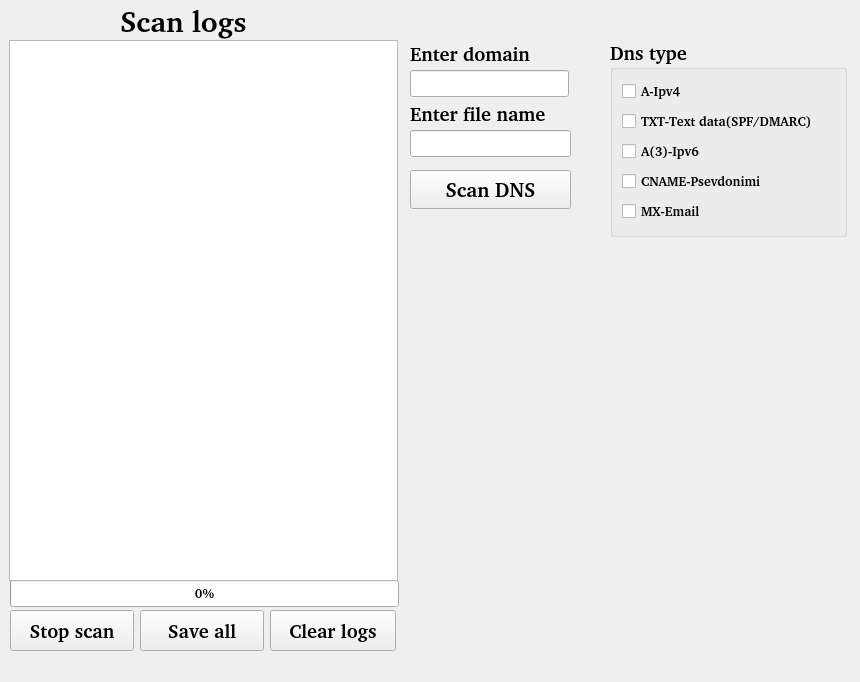
<?xml version="1.0" encoding="UTF-8"?>
<ui version="4.0">
 <class>dnsWindows</class>
 <widget class="QMainWindow" name="dnsWindows">
  <property name="geometry">
   <rect>
    <x>0</x>
    <y>0</y>
    <width>860</width>
    <height>682</height>
   </rect>
  </property>
  <property name="font">
   <font>
    <family>Nimbus Mono PS [urw]</family>
    <pointsize>14</pointsize>
   </font>
  </property>
  <property name="windowTitle">
   <string>Dns scan</string>
  </property>
  <widget class="QWidget" name="centralwidget">
   <property name="font">
    <font>
     <family>Nimbus Mono PS [urw]</family>
     <pointsize>9</pointsize>
    </font>
   </property>
   <widget class="QLineEdit" name="lineEditDomain">
    <property name="geometry">
     <rect>
      <x>410</x>
      <y>70</y>
      <width>159</width>
      <height>27</height>
     </rect>
    </property>
    <property name="font">
     <font>
      <family>Nimbus Mono PS [urw]</family>
      <pointsize>11</pointsize>
     </font>
    </property>
   </widget>
   <widget class="QLineEdit" name="lineEditOutput">
    <property name="geometry">
     <rect>
      <x>410</x>
      <y>130</y>
      <width>161</width>
      <height>27</height>
     </rect>
    </property>
   </widget>
   <widget class="QLabel" name="label">
    <property name="geometry">
     <rect>
      <x>410</x>
      <y>40</y>
      <width>137</width>
      <height>28</height>
     </rect>
    </property>
    <property name="font">
     <font>
      <family>Nimbus Mono PS [urw]</family>
      <pointsize>14</pointsize>
      <weight>75</weight>
      <bold>true</bold>
     </font>
    </property>
    <property name="text">
     <string>Enter domain</string>
    </property>
   </widget>
   <widget class="QLabel" name="label_3">
    <property name="geometry">
     <rect>
      <x>410</x>
      <y>100</y>
      <width>181</width>
      <height>28</height>
     </rect>
    </property>
    <property name="font">
     <font>
      <family>Nimbus Mono PS [urw]</family>
      <pointsize>14</pointsize>
      <weight>75</weight>
      <bold>true</bold>
     </font>
    </property>
    <property name="text">
     <string>Enter file name</string>
    </property>
   </widget>
   <widget class="QLabel" name="label_5">
    <property name="geometry">
     <rect>
      <x>120</x>
      <y>0</y>
      <width>157</width>
      <height>42</height>
     </rect>
    </property>
    <property name="font">
     <font>
      <family>Nimbus Mono PS [urw]</family>
      <pointsize>22</pointsize>
      <weight>75</weight>
      <bold>true</bold>
     </font>
    </property>
    <property name="text">
     <string>Scan logs</string>
    </property>
   </widget>
   <widget class="QProgressBar" name="progressBarDns">
    <property name="geometry">
     <rect>
      <x>10</x>
      <y>580</y>
      <width>389</width>
      <height>27</height>
     </rect>
    </property>
    <property name="font">
     <font>
      <family>Nimbus Mono PS [urw]</family>
      <pointsize>10</pointsize>
      <weight>75</weight>
      <bold>true</bold>
     </font>
    </property>
    <property name="value">
     <number>0</number>
    </property>
   </widget>
   <widget class="QPushButton" name="pushButtonStop">
    <property name="geometry">
     <rect>
      <x>10</x>
      <y>610</y>
      <width>124</width>
      <height>41</height>
     </rect>
    </property>
    <property name="font">
     <font>
      <family>Nimbus Mono PS [urw]</family>
      <pointsize>14</pointsize>
      <weight>75</weight>
      <bold>true</bold>
     </font>
    </property>
    <property name="text">
     <string>Stop scan</string>
    </property>
   </widget>
   <widget class="QPushButton" name="pushButtonLogs">
    <property name="geometry">
     <rect>
      <x>270</x>
      <y>610</y>
      <width>126</width>
      <height>41</height>
     </rect>
    </property>
    <property name="font">
     <font>
      <family>Nimbus Mono PS [urw]</family>
      <pointsize>14</pointsize>
      <weight>75</weight>
      <bold>true</bold>
     </font>
    </property>
    <property name="text">
     <string>Clear logs</string>
    </property>
   </widget>
   <widget class="QPushButton" name="pushButtonSave">
    <property name="geometry">
     <rect>
      <x>140</x>
      <y>610</y>
      <width>124</width>
      <height>41</height>
     </rect>
    </property>
    <property name="font">
     <font>
      <family>Nimbus Mono PS [urw]</family>
      <pointsize>14</pointsize>
      <weight>75</weight>
      <bold>true</bold>
     </font>
    </property>
    <property name="text">
     <string>Save all</string>
    </property>
   </widget>
   <widget class="QPushButton" name="pushButtonScan">
    <property name="geometry">
     <rect>
      <x>410</x>
      <y>170</y>
      <width>161</width>
      <height>39</height>
     </rect>
    </property>
    <property name="font">
     <font>
      <family>Nimbus Mono PS [urw]</family>
      <pointsize>15</pointsize>
      <weight>75</weight>
      <bold>true</bold>
     </font>
    </property>
    <property name="text">
     <string>Scan DNS</string>
    </property>
   </widget>
   <widget class="QTextBrowser" name="textBrowserLog">
    <property name="geometry">
     <rect>
      <x>9</x>
      <y>40</y>
      <width>389</width>
      <height>541</height>
     </rect>
    </property>
    <property name="font">
     <font>
      <family>Nimbus Mono PS [urw]</family>
      <pointsize>10</pointsize>
     </font>
    </property>
   </widget>
   <widget class="QGroupBox" name="groupBox">
    <property name="geometry">
     <rect>
      <x>610</x>
      <y>40</y>
      <width>237</width>
      <height>197</height>
     </rect>
    </property>
    <property name="font">
     <font>
      <family>Nimbus Mono PS [urw]</family>
      <pointsize>14</pointsize>
      <weight>75</weight>
      <bold>true</bold>
     </font>
    </property>
    <property name="title">
     <string>Dns type</string>
    </property>
    <layout class="QVBoxLayout" name="verticalLayout">
     <item>
      <widget class="QCheckBox" name="checkBoxIpv4">
       <property name="font">
        <font>
         <family>Nimbus Mono PS [urw]</family>
         <pointsize>10</pointsize>
         <weight>75</weight>
         <bold>true</bold>
        </font>
       </property>
       <property name="text">
        <string>A-Ipv4</string>
       </property>
      </widget>
     </item>
     <item>
      <widget class="QCheckBox" name="checkBoxTxt">
       <property name="font">
        <font>
         <family>Nimbus Mono PS [urw]</family>
         <pointsize>10</pointsize>
         <weight>75</weight>
         <bold>true</bold>
        </font>
       </property>
       <property name="text">
        <string>TXT-Text data(SPF/DMARC)</string>
       </property>
      </widget>
     </item>
     <item>
      <widget class="QCheckBox" name="checkBoxIpv6">
       <property name="font">
        <font>
         <family>Nimbus Mono PS [urw]</family>
         <pointsize>10</pointsize>
         <weight>75</weight>
         <bold>true</bold>
        </font>
       </property>
       <property name="text">
        <string>A(3)-Ipv6</string>
       </property>
      </widget>
     </item>
     <item>
      <widget class="QCheckBox" name="checkBoxCname">
       <property name="font">
        <font>
         <family>Nimbus Mono PS [urw]</family>
         <pointsize>10</pointsize>
         <weight>75</weight>
         <bold>true</bold>
        </font>
       </property>
       <property name="text">
        <string>CNAME-Psevdonimi</string>
       </property>
      </widget>
     </item>
     <item>
      <widget class="QCheckBox" name="checkBoxMxEmail">
       <property name="font">
        <font>
         <family>Nimbus Mono PS [urw]</family>
         <pointsize>10</pointsize>
         <weight>75</weight>
         <bold>true</bold>
        </font>
       </property>
       <property name="text">
        <string>MX-Email</string>
       </property>
      </widget>
     </item>
    </layout>
   </widget>
  </widget>
 </widget>
 <resources/>
 <connections/>
</ui>
